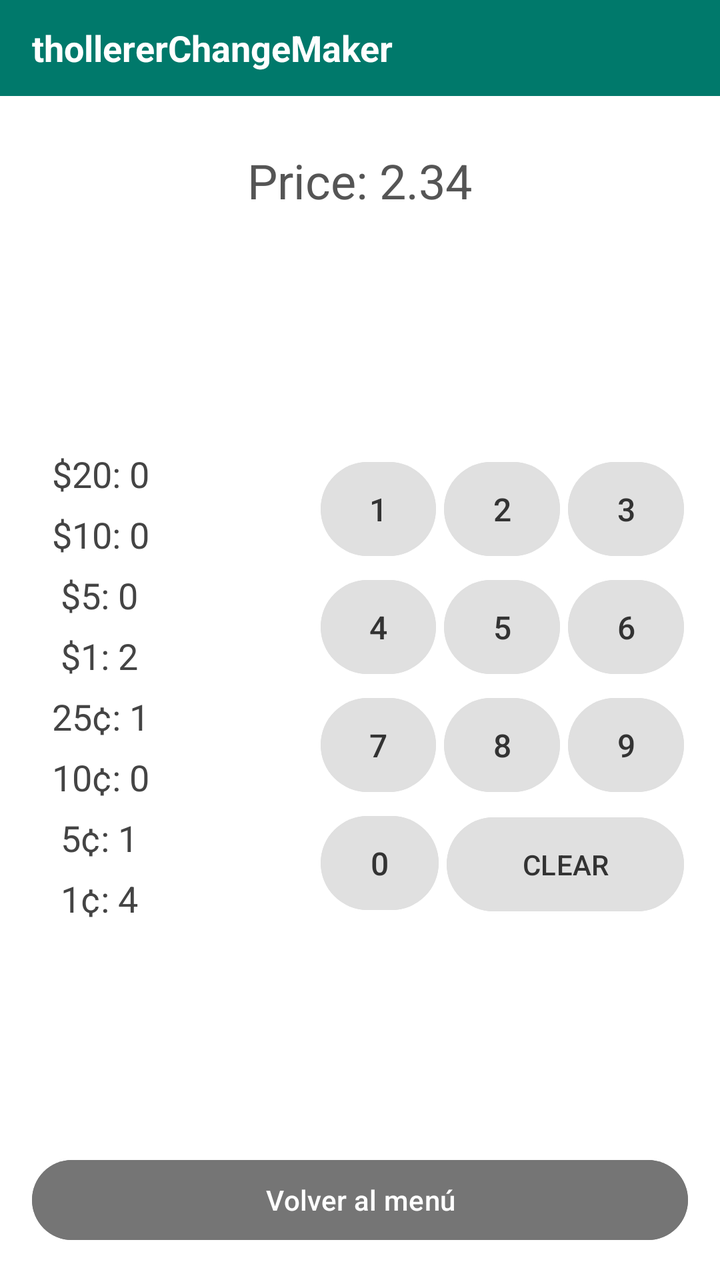
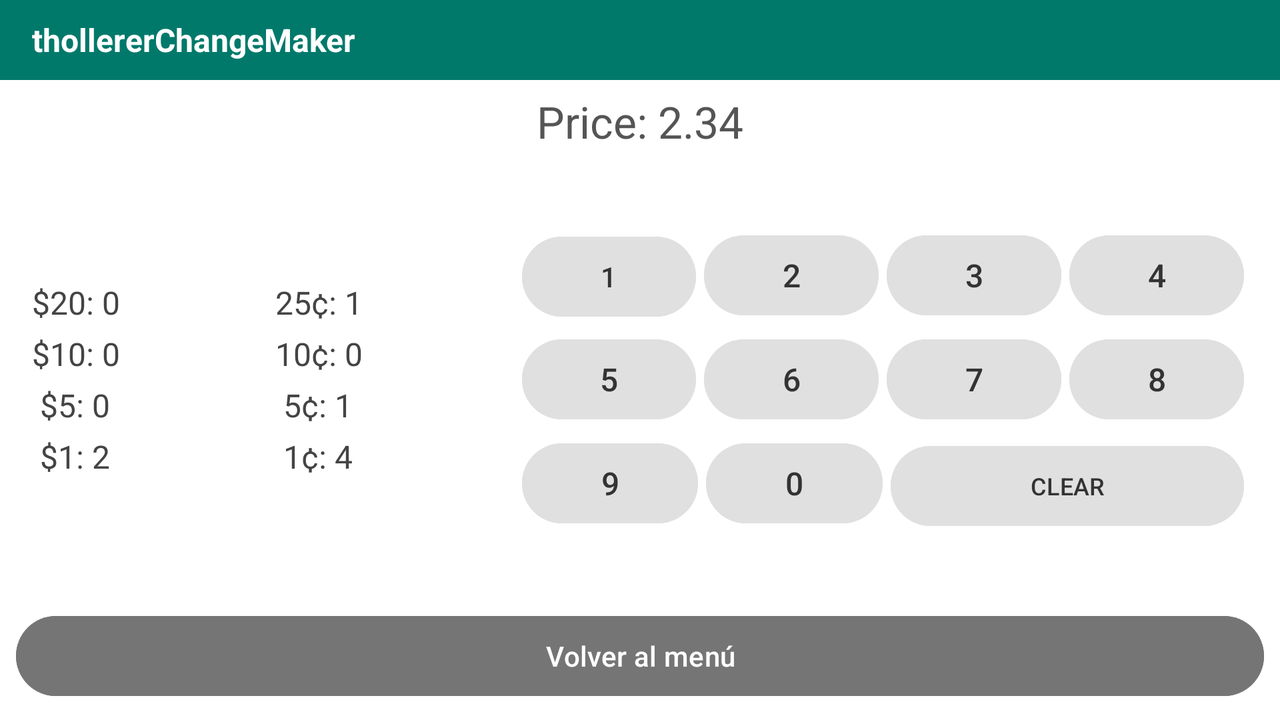

Compare how this app lays out the same screen by default and in its alternative resource folder. The renders come first, then the two layout files and the values they reference.
<!-- AndroidManifest.xml: application theme Theme.RecursosYEstilos -->
<!-- res/layout/activity_ejercicio_02.xml -->
<?xml version="1.0" encoding="utf-8"?>
<LinearLayout xmlns:android="http://schemas.android.com/apk/res/android"
    android:layout_width="match_parent"
    android:layout_height="match_parent"
    android:orientation="vertical"
    android:background="#FFFFFF">

    
    <TextView
        android:id="@+id/tvHeader"
        android:layout_width="match_parent"
        android:layout_height="48dp"
        android:background="#00796B"
        android:textColor="#FFFFFF"
        android:textSize="18sp"
        android:textStyle="bold"
        android:gravity="center_vertical"
        android:paddingStart="16dp"
        android:paddingEnd="16dp"
        android:text="thollererChangeMaker" />

    <LinearLayout
        android:layout_width="match_parent"
        android:layout_height="0dp"
        android:layout_weight="1"
        android:orientation="vertical"
        android:padding="16dp"
        android:gravity="center_horizontal">

        
        <TextView
            android:id="@+id/tvPrice"
            android:layout_width="wrap_content"
            android:layout_height="wrap_content"
            android:text="Price: 2.34"
            android:textSize="24sp"
            android:textColor="#555555"
            android:layout_marginTop="10dp"
            android:layout_marginBottom="20dp" />

        
        <LinearLayout
            android:layout_width="match_parent"
            android:layout_height="0dp"
            android:layout_weight="1"
            android:orientation="horizontal">

            
            <LinearLayout
                android:layout_width="0dp"
                android:layout_height="match_parent"
                android:layout_weight="1"
                android:orientation="vertical"
                android:gravity="center_vertical"
                android:paddingStart="10dp"
                android:paddingEnd="10dp">

                <TextView
                    android:id="@+id/tv20"
                    android:layout_width="wrap_content"
                    android:layout_height="wrap_content"
                    android:text="$20: 0"
                    android:textSize="18sp"
                    android:textColor="#444444"
                    android:layout_marginBottom="6dp" />

                <TextView
                    android:id="@+id/tv10"
                    android:layout_width="wrap_content"
                    android:layout_height="wrap_content"
                    android:text="$10: 0"
                    android:textSize="18sp"
                    android:textColor="#444444"
                    android:layout_marginBottom="6dp" />

                <TextView
                    android:id="@+id/tv5"
                    android:layout_width="wrap_content"
                    android:layout_height="wrap_content"
                    android:text=" $5: 0"
                    android:textSize="18sp"
                    android:textColor="#444444"
                    android:layout_marginBottom="6dp" />

                <TextView
                    android:id="@+id/tv1"
                    android:layout_width="wrap_content"
                    android:layout_height="wrap_content"
                    android:text=" $1: 2"
                    android:textSize="18sp"
                    android:textColor="#444444"
                    android:layout_marginBottom="6dp" />

                <TextView
                    android:id="@+id/tv25c"
                    android:layout_width="wrap_content"
                    android:layout_height="wrap_content"
                    android:text="25¢: 1"
                    android:textSize="18sp"
                    android:textColor="#444444"
                    android:layout_marginBottom="6dp" />

                <TextView
                    android:id="@+id/tv10c"
                    android:layout_width="wrap_content"
                    android:layout_height="wrap_content"
                    android:text="10¢: 0"
                    android:textSize="18sp"
                    android:textColor="#444444"
                    android:layout_marginBottom="6dp" />

                <TextView
                    android:id="@+id/tv5c"
                    android:layout_width="wrap_content"
                    android:layout_height="wrap_content"
                    android:text=" 5¢: 1"
                    android:textSize="18sp"
                    android:textColor="#444444"
                    android:layout_marginBottom="6dp" />

                <TextView
                    android:id="@+id/tv1c"
                    android:layout_width="wrap_content"
                    android:layout_height="wrap_content"
                    android:text=" 1¢: 4"
                    android:textSize="18sp"
                    android:textColor="#444444" />
            </LinearLayout>

            
            <TableLayout
                android:layout_width="0dp"
                android:layout_height="wrap_content"
                android:layout_weight="1.3"
                android:layout_gravity="center_vertical"
                android:stretchColumns="*">

                <TableRow
                    android:layout_width="match_parent"
                    android:layout_height="wrap_content">
                    <Button android:id="@+id/btn1" android:layout_width="0dp" android:layout_height="55dp" android:layout_weight="1" android:text="1" android:textSize="16sp" android:backgroundTint="#E0E0E0" android:textColor="#333333" android:layout_margin="2dp"/>
                    <Button android:id="@+id/btn2" android:layout_width="0dp" android:layout_height="55dp" android:layout_weight="1" android:text="2" android:textSize="16sp" android:backgroundTint="#E0E0E0" android:textColor="#333333" android:layout_margin="2dp"/>
                    <Button android:id="@+id/btn3" android:layout_width="0dp" android:layout_height="55dp" android:layout_weight="1" android:text="3" android:textSize="16sp" android:backgroundTint="#E0E0E0" android:textColor="#333333" android:layout_margin="2dp"/>
                </TableRow>

                <TableRow
                    android:layout_width="match_parent"
                    android:layout_height="wrap_content">
                    <Button android:id="@+id/btn4" android:layout_width="0dp" android:layout_height="55dp" android:layout_weight="1" android:text="4" android:textSize="16sp" android:backgroundTint="#E0E0E0" android:textColor="#333333" android:layout_margin="2dp"/>
                    <Button android:id="@+id/btn5" android:layout_width="0dp" android:layout_height="55dp" android:layout_weight="1" android:text="5" android:textSize="16sp" android:backgroundTint="#E0E0E0" android:textColor="#333333" android:layout_margin="2dp"/>
                    <Button android:id="@+id/btn6" android:layout_width="0dp" android:layout_height="55dp" android:layout_weight="1" android:text="6" android:textSize="16sp" android:backgroundTint="#E0E0E0" android:textColor="#333333" android:layout_margin="2dp"/>
                </TableRow>

                <TableRow
                    android:layout_width="match_parent"
                    android:layout_height="wrap_content">
                    <Button android:id="@+id/btn7" android:layout_width="0dp" android:layout_height="55dp" android:layout_weight="1" android:text="7" android:textSize="16sp" android:backgroundTint="#E0E0E0" android:textColor="#333333" android:layout_margin="2dp"/>
                    <Button android:id="@+id/btn8" android:layout_width="0dp" android:layout_height="55dp" android:layout_weight="1" android:text="8" android:textSize="16sp" android:backgroundTint="#E0E0E0" android:textColor="#333333" android:layout_margin="2dp"/>
                    <Button android:id="@+id/btn9" android:layout_width="0dp" android:layout_height="55dp" android:layout_weight="1" android:text="9" android:textSize="16sp" android:backgroundTint="#E0E0E0" android:textColor="#333333" android:layout_margin="2dp"/>
                </TableRow>

                <TableRow
                    android:layout_width="match_parent"
                    android:layout_height="wrap_content">
                    <Button android:id="@+id/btn0" android:layout_width="0dp" android:layout_height="55dp" android:layout_weight="1" android:text="0" android:textSize="16sp" android:backgroundTint="#E0E0E0" android:textColor="#333333" android:layout_margin="2dp"/>
                    <Button android:id="@+id/btnClear" android:layout_width="0dp" android:layout_height="55dp" android:layout_weight="2" android:text="CLEAR" android:textSize="14sp" android:backgroundTint="#E0E0E0" android:textColor="#333333" android:layout_margin="2dp"/>
                </TableRow>
            </TableLayout>
        </LinearLayout>

        <Button
            android:id="@+id/btnBackMenu"
            android:layout_width="match_parent"
            android:layout_height="wrap_content"
            android:text="@string/btn_back_to_menu"
            android:backgroundTint="#757575"
            android:layout_marginTop="16dp" />
    </LinearLayout>

</LinearLayout>
<!-- resources referenced by this layout -->
<resources>
  <string name="btn_back_to_menu">Volver al menú</string>
  <style name="Theme.RecursosYEstilos" parent="Base.Theme.RecursosYEstilos" />
  <style name="Base.Theme.RecursosYEstilos" parent="Theme.Material3.DayNight.NoActionBar">
          
          
      </style>
</resources>
<!-- res/layout-land/activity_ejercicio_02.xml (the repository's variant of the layout above) -->
<!-- drawn on the phone turned sideways -->
<?xml version="1.0" encoding="utf-8"?>
<LinearLayout xmlns:android="http://schemas.android.com/apk/res/android"
    android:layout_width="match_parent"
    android:layout_height="match_parent"
    android:orientation="vertical"
    android:background="#FFFFFF">

    
    <TextView
        android:id="@+id/tvHeader"
        android:layout_width="match_parent"
        android:layout_height="40dp"
        android:background="#00796B"
        android:textColor="#FFFFFF"
        android:textSize="16sp"
        android:textStyle="bold"
        android:gravity="center_vertical"
        android:paddingStart="16dp"
        android:paddingEnd="16dp"
        android:text="thollererChangeMaker" />

    <TextView
        android:id="@+id/tvPrice"
        android:layout_width="match_parent"
        android:layout_height="wrap_content"
        android:text="Price: 2.34"
        android:textSize="22sp"
        android:textColor="#555555"
        android:gravity="center"
        android:layout_marginTop="6dp"
        android:layout_marginBottom="8dp" />

    <LinearLayout
        android:layout_width="match_parent"
        android:layout_height="0dp"
        android:layout_weight="1"
        android:orientation="horizontal"
        android:paddingStart="16dp"
        android:paddingEnd="16dp">

        
        <TableLayout
            android:layout_width="0dp"
            android:layout_height="wrap_content"
            android:layout_weight="1"
            android:layout_gravity="center_vertical"
            android:stretchColumns="*">

            <TableRow android:layout_marginBottom="4dp">
                <TextView android:id="@+id/tv20" android:layout_width="wrap_content" android:layout_height="wrap_content" android:text="$20: 0" android:textSize="16sp" android:textColor="#444444"/>
                <TextView android:id="@+id/tv25c" android:layout_width="wrap_content" android:layout_height="wrap_content" android:text="25¢: 1" android:textSize="16sp" android:textColor="#444444"/>
            </TableRow>

            <TableRow android:layout_marginBottom="4dp">
                <TextView android:id="@+id/tv10" android:layout_width="wrap_content" android:layout_height="wrap_content" android:text="$10: 0" android:textSize="16sp" android:textColor="#444444"/>
                <TextView android:id="@+id/tv10c" android:layout_width="wrap_content" android:layout_height="wrap_content" android:text="10¢: 0" android:textSize="16sp" android:textColor="#444444"/>
            </TableRow>

            <TableRow android:layout_marginBottom="4dp">
                <TextView android:id="@+id/tv5" android:layout_width="wrap_content" android:layout_height="wrap_content" android:text=" $5: 0" android:textSize="16sp" android:textColor="#444444"/>
                <TextView android:id="@+id/tv5c" android:layout_width="wrap_content" android:layout_height="wrap_content" android:text=" 5¢: 1" android:textSize="16sp" android:textColor="#444444"/>
            </TableRow>

            <TableRow>
                <TextView android:id="@+id/tv1" android:layout_width="wrap_content" android:layout_height="wrap_content" android:text=" $1: 2" android:textSize="16sp" android:textColor="#444444"/>
                <TextView android:id="@+id/tv1c" android:layout_width="wrap_content" android:layout_height="wrap_content" android:text=" 1¢: 4" android:textSize="16sp" android:textColor="#444444"/>
            </TableRow>
        </TableLayout>

        
        <TableLayout
            android:layout_width="0dp"
            android:layout_height="wrap_content"
            android:layout_weight="1.5"
            android:layout_gravity="center_vertical"
            android:stretchColumns="*">

            <TableRow>
                <Button android:id="@+id/btn1" android:layout_width="0dp" android:layout_height="48dp" android:layout_weight="1" android:text="1" android:textSize="14sp" android:backgroundTint="#E0E0E0" android:textColor="#333333" android:layout_margin="2dp"/>
                <Button android:id="@+id/btn2" android:layout_width="0dp" android:layout_height="48dp" android:layout_weight="1" android:text="2" android:textSize="16sp" android:backgroundTint="#E0E0E0" android:textColor="#333333" android:layout_margin="2dp"/>
                <Button android:id="@+id/btn3" android:layout_width="0dp" android:layout_height="48dp" android:layout_weight="1" android:text="3" android:textSize="16sp" android:backgroundTint="#E0E0E0" android:textColor="#333333" android:layout_margin="2dp"/>
                <Button android:id="@+id/btn4" android:layout_width="0dp" android:layout_height="48dp" android:layout_weight="1" android:text="4" android:textSize="16sp" android:backgroundTint="#E0E0E0" android:textColor="#333333" android:layout_margin="2dp"/>
            </TableRow>

            <TableRow>
                <Button android:id="@+id/btn5" android:layout_width="0dp" android:layout_height="48dp" android:layout_weight="1" android:text="5" android:textSize="16sp" android:backgroundTint="#E0E0E0" android:textColor="#333333" android:layout_margin="2dp"/>
                <Button android:id="@+id/btn6" android:layout_width="0dp" android:layout_height="48dp" android:layout_weight="1" android:text="6" android:textSize="16sp" android:backgroundTint="#E0E0E0" android:textColor="#333333" android:layout_margin="2dp"/>
                <Button android:id="@+id/btn7" android:layout_width="0dp" android:layout_height="48dp" android:layout_weight="1" android:text="7" android:textSize="16sp" android:backgroundTint="#E0E0E0" android:textColor="#333333" android:layout_margin="2dp"/>
                <Button android:id="@+id/btn8" android:layout_width="0dp" android:layout_height="48dp" android:layout_weight="1" android:text="8" android:textSize="16sp" android:backgroundTint="#E0E0E0" android:textColor="#333333" android:layout_margin="2dp"/>
            </TableRow>

            <TableRow>
                <Button android:id="@+id/btn9" android:layout_width="0dp" android:layout_height="48dp" android:layout_weight="1" android:text="9" android:textSize="16sp" android:backgroundTint="#E0E0E0" android:textColor="#333333" android:layout_margin="2dp"/>
                <Button android:id="@+id/btn0" android:layout_width="0dp" android:layout_height="48dp" android:layout_weight="1" android:text="0" android:textSize="16sp" android:backgroundTint="#E0E0E0" android:textColor="#333333" android:layout_margin="2dp"/>
                <Button android:id="@+id/btnClear" android:layout_width="0dp" android:layout_height="48dp" android:layout_weight="2" android:text="CLEAR" android:textSize="12sp" android:backgroundTint="#E0E0E0" android:textColor="#333333" android:layout_margin="2dp"/>
            </TableRow>
        </TableLayout>
    </LinearLayout>

    <Button
        android:id="@+id/btnBackMenu"
        android:layout_width="match_parent"
        android:layout_height="wrap_content"
        android:text="@string/btn_back_to_menu"
        android:backgroundTint="#757575"
        android:layout_margin="8dp" />

</LinearLayout>
